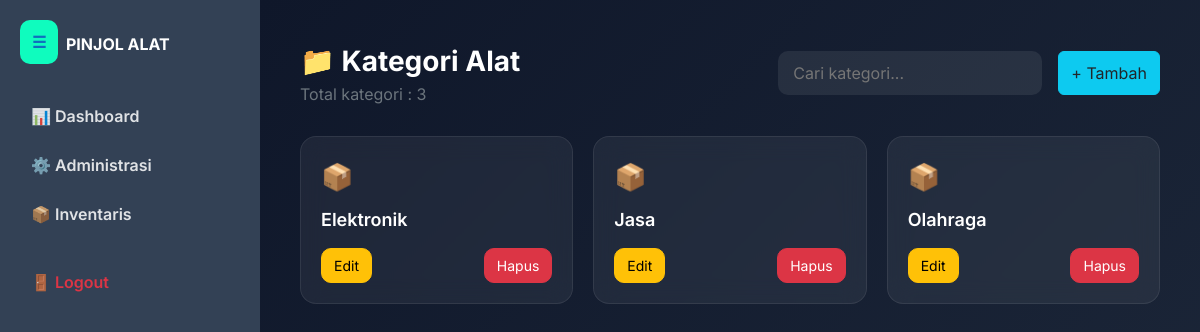
Screenshot of /data_kategori.php (signed in) with the database file from the repository.
### tables this page shows
CREATE TABLE `kategori` (
  `id_kategori` int NOT NULL,
  `nama_kategori` varchar(100) NOT NULL
);

### data_kategori.php (the view, shortened to what this page needs)
<?php
include 'config.php';
$query = mysqli_query($conn,"SELECT * FROM kategori ORDER BY nama_kategori ASC");
$total = mysqli_num_rows($query);
?>
<!DOCTYPE html>
<html lang="id">
<head>
<link href="https://cdn.jsdelivr.net/npm/bootstrap@5.3.0/dist/css/bootstrap.min.css" rel="stylesheet">
</head>
<body>
<?php include 'sidebar.php'; ?>
<div class="main-content">
<div class="page-header">
<div>
<div class="page-title">📁 Kategori Alat</div>
<div class="text-secondary">Total kategori : <?= $total ?></div>
</div>
<div class="d-flex gap-3">
<input type="text" id="searchKategori" placeholder="Cari kategori..."
class="search-box">
<button class="btn btn-info text-dark"
data-bs-toggle="modal"
data-bs-target="#modalTambah">
+ Tambah
</button>
</div>
</div>
<div class="kategori-grid" id="kategoriList">
<?php while($k = mysqli_fetch_assoc($query)): ?>
<div class="kategori-card">
<div class="kategori-icon">
📦
</div>
<div class="kategori-name">
<?= $k['nama_kategori']; ?>
</div>
<div class="kategori-actions">
<button class="btn btn-warning btn-modern"
onclick="openEdit('<?= $k['id_kategori']; ?>','<?= $k['nama_kategori']; ?>')">
Edit
</button>
<a href="hapus_kategori.php?id=<?= $k['id_kategori']; ?>"
class="btn btn-danger btn-modern"
onclick="return confirm('Hapus kategori?')">
Hapus
</a>
</div>
</div>
<?php endwhile; ?>
</div>
</div>
</body>
</html>

### data_kategori.php (style rules this page uses)
body { font-family:'Inter',sans-serif; background:#0f172a; color:white; }
.main-content { margin-left:260px; padding:40px; min-height:100vh; background:linear-gradient(135deg,#0f172a,#1e293b); }
.page-header { display:flex; justify-content:space-between; align-items:center; margin-bottom:30px; }
.page-title { font-size:28px; font-weight:700; }
.search-box { background:rgba(255,255,255,0.08); border:none; padding:10px 15px; border-radius:10px; color:white; }
.kategori-grid { display:grid; grid-template-columns:repeat(auto-fill,minmax(230px,1fr)); gap:20px; }
.kategori-card { background:rgba(255,255,255,0.06); border:1px solid rgba(255,255,255,0.08); border-radius:16px; padding:20px; transition:0.3s; backdrop-filter:blur(12px); }
.kategori-icon { font-size:26px; margin-bottom:10px; }
.kategori-name { font-weight:600; font-size:18px; }
.kategori-actions { margin-top:15px; display:flex; justify-content:space-between; }
.btn-modern { border-radius:10px; padding:6px 12px; font-size:14px; }

### sidebar.php (style rules this page uses)
:root { --primary-blue: #106EBE; --mint: #0FFCBE; --dark-blue: #0b5aa3; }
.main-content { margin-left: 260px; padding: 40px; transition: 0.3s; }

### rows the page displays
kategori: nama_kategori "Elektronik"
kategori: nama_kategori "Jasa"
kategori: nama_kategori "Olahraga"

### other values shown
$total "3"
